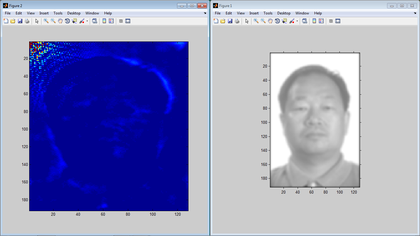
%> input picture Face Detection and Recognition - PRE-PROCESSING TECHNIQUES/imp.png, 420 x 236 px, shrunk from 1366 x 768 before the run
$ octave --eval "result = etch_background(imread('../imp.png'));"   (GNU Octave 9; MATLAB toolbox functions it lacks are replaced by stand-ins)
%> lines starting %> are read from the running program, lines starting %| are printed output that depends on the picture; in (x1, y1, x2, y2) boxes, pixels count from 0 and x2, y2 are one past the last pixel; in counts of white or black regions, pixels touching at a corner belong together; the program's own positions count from 1
function [ I ] = etch_background( I)

% I=imread('D:\workspace\nitin database\New folder\FERET\s1\12.ppm');
% figure,image(I);
edging=edge(rgb2gray(I),'sobel');
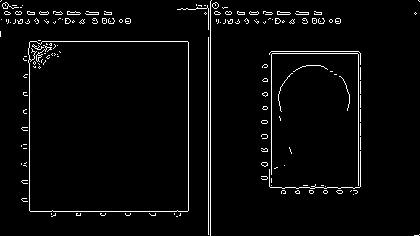
%> edging: size 236x420 logical; 3.2% white in thin lines or dots
% figure,imshow(edging);


%% to remove background and any discontinities
count=1;
for i=1:floor(size(I,1))
    for j=1:floor(size(I,2)/3)   % scan one/third the image only
        if((edging(i,j))==1)
            lg(count)=i;

            if(count==1)
                I(1:(i-1),:)=0;
                I(i,1:(j-1),:)=0;
                count=count+1;
                break;

            else

                if(lg(count)~=(lg(count-1)+1))
                    for op=(lg(count-1)+1):(lg(count)-1)
                        I(op,1:(j-1),:)=0;
                    end
                    I(i,1:(j-1),:)=0; count=count+1;break;

                else

                    I(i,1:(j-1),:)=0;   count=count+1;break;

                end

            end


        end
    end
end
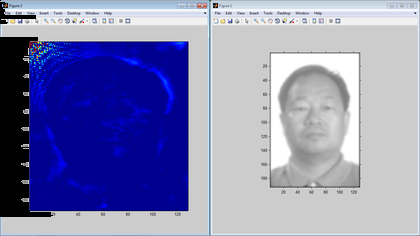
%> I: size 236x420x3 uint8; mean R, G, B 135.9, 137.5, 179.8
%> after the loop, count = 202; lg = 201 values from 1 to 217
% figure,image(I);
count1=1;
%% d as above for column wise
for i=1:floor(size(I,1))
    for j=1:floor(size(I,2)/3)
        if((edging(i,(size(I,2)-j)))==1)
            lg(count1)=i;

            if(count1==1)
                I(1:(i-1),:)=0;
                I(i,((size(I,2)-j)-1):size(I,2),:)=0;
                count1=count1+1;
                break;

            else

                if(lg(count1)~=(lg(count1-1)+1))
                    for op=(lg(count1-1)+1):(lg(count1)-1)
                        I(op,((size(I,2)-j)-1):size(I,2),:)=0;
                    end
                    I(i,((size(I,2)-j)-1):size(I,2),:)=0; count1=count1+1;break;

                else

                    I(i,((size(I,2)-j)-1):size(I,2),:)=0;   count1=count1+1;break;

                end

            end


        end
    end
end
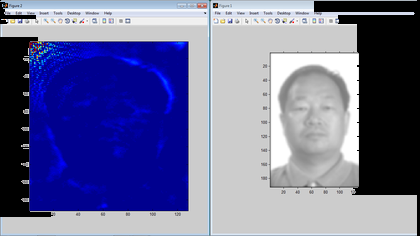
%> I: size 236x420x3 uint8; 12.69% of pixels changed, all inside (x1, y1, x2, y2) = (314, 0, 420, 236)
%> after the loop, count1 = 156; lg = 201 values, max 236 at index 155, min 1 at index 1, mean 133.9
% figure,image(I);


end
